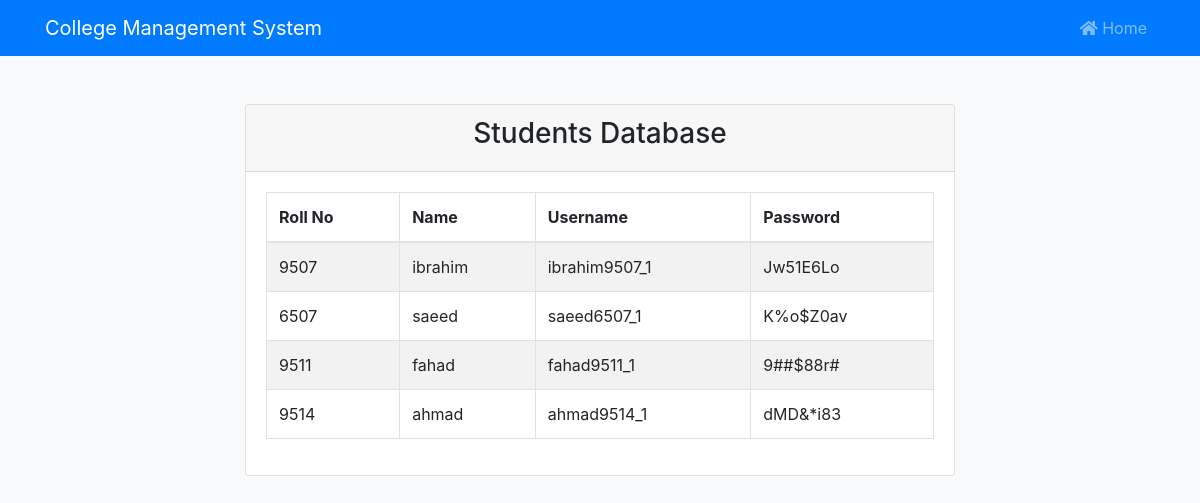
/students-database (signed in), run on the app's committed database.
### tables this page shows
CREATE TABLE Students (
    id INTEGER PRIMARY KEY AUTOINCREMENT,
    roll_number TEXT UNIQUE NOT NULL,
    name TEXT NOT NULL,
    username TEXT UNIQUE NOT NULL,
    password TEXT NOT NULL
);

### app.py (the view)
@app.route('/students-database')
@login_required
def students_database():
    conn = get_db_connection()
    students = conn.execute("SELECT * FROM Students").fetchall()
    conn.close()
    return render_template("students_database.html", students=students)

### app.py (called while the page is built)
def get_db_connection():
    conn = sqlite3.connect("college.db")
    conn.row_factory = sqlite3.Row  # Allows accessing columns by name
    return conn

### helpers.py (called while the page is built)
def login_required(f):
    @wraps(f)
    def decorated_function(*args, **kwargs):
        if session.get("user") is None:
            return redirect("/login")
        return f(*args, **kwargs)
    return decorated_function

### templates/students_database.html
{% extends 'layout.html' %}
{% block main %}
<div class="container">
    <div class="row justify-content-center">
        <div class="col-md-8">
            <div class="card mt-5">
                <div class="card-header text-center">
                    <h3>Students Database</h3>
                </div>
                <div class="card-body">
                    <div class="table-responsive">
                        <table class="table table-bordered table-striped">
                            <thead>
                                <tr>
                                    <th>Roll No</th>
                                    <th>Name</th>
                                    <th>Username</th>
                                    <th>Password</th>
                                </tr>
                            </thead>
                            <tbody>
                                {% for student in students %}
                                <tr>
                                    <td data-label="Roll No">{{ student.roll_number }}</td>
                                    <td data-label="Name">{{ student.name }}</td>
                                    <td data-label="Username">{{ student.username }}</td>
                                    <td data-label="Password">{{ student.password }}</td>
                                </tr>
                                {% endfor %}
                            </tbody>
                        </table>
                    </div>
                </div>
            </div>
        </div>
    </div>
</div>
{% endblock %}

### static/styles.css (style rules this page uses)
body { background-color: #f8f9fa; }
.table-responsive { display: block; width: 100%; overflow-x: auto; -webkit-overflow-scrolling: touch; }
.table th, .table td { white-space: nowrap; }

### data on the page
Students: roll_number "9507", name "ibrahim", username "ibrahim9507_1", password "Jw51E6Lo"
Students: roll_number "6507", name "saeed", username "saeed6507_1", password "K%o$Z0av"
Students: roll_number "9511", name "fahad", username "fahad9511_1", password "9##$88r#"
Students: roll_number "9514", name "ahmad", username "ahmad9514_1", password "dMD&*i83"
